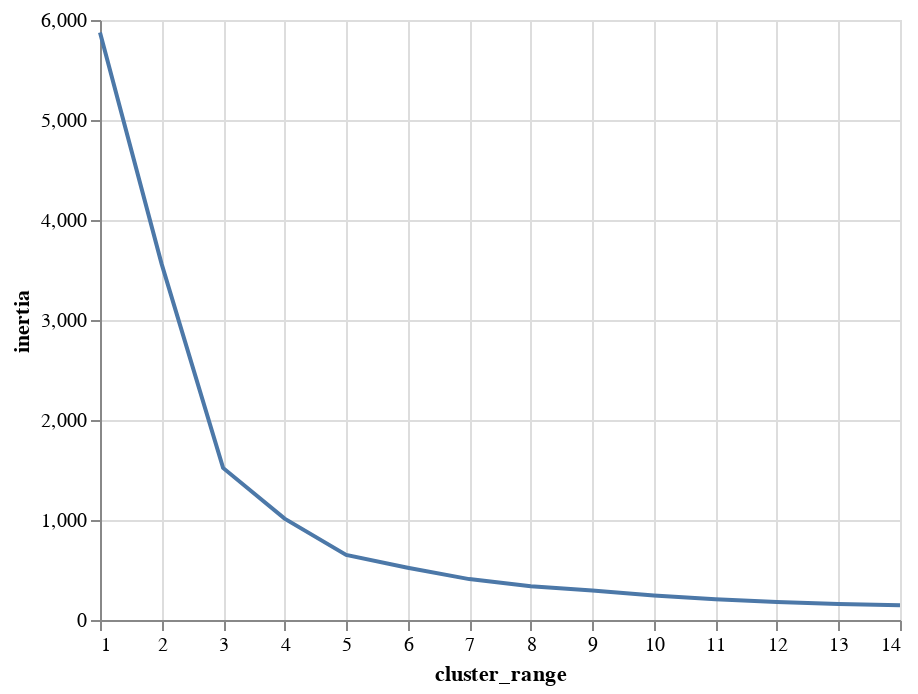

Notebook code cell kept with this figure:
### Code cell
#@title use mark_line() and encode() from the altair package to plot the Elbow graph with 'cluster_range'
alt.Chart(clusters).mark_line()\
   .encode(alt.X('cluster_range'), alt.Y('inertia'))

### Figure 1 — Vega-Lite specification as saved in the notebook (floating-point values rounded to 4 significant figures)
{"config": {"view": {"continuousWidth": 400, "continuousHeight": 300}}, "data": {"name": "data-a7fd183f85c8a38ebe6ee8315bfeeec3"}, "mark": "line", "encoding": {"x": {"field": "cluster_range", "type": "quantitative"}, "y": {"field": "inertia", "type": "quantitative"}}, "$schema": "https://vega.github.io/schema/vega-lite/v4.17.0.json", "datasets": {"data-a7fd183f85c8a38ebe6ee8315bfeeec3": [{"cluster_range": 1, "inertia": 5876.0}, {"cluster_range": 2, "inertia": 3564.0}, {"cluster_range": 3, "inertia": 1521.0}, {"cluster_range": 4, "inertia": 1013.0}, {"cluster_range": 5, "inertia": 651.3}, {"cluster_range": 6, "inertia": 523.2}, {"cluster_range": 7, "inertia": 409.0}, {"cluster_range": 8, "inertia": 337.9}, {"cluster_range": 9, "inertia": 294.1}, {"cluster_range": 10, "inertia": 244.8}, {"cluster_range": 11, "inertia": 208.3}, {"cluster_range": 12, "inertia": 179.5}, {"cluster_range": 13, "inertia": 160.4}, {"cluster_range": 14, "inertia": 148.6}]}}
